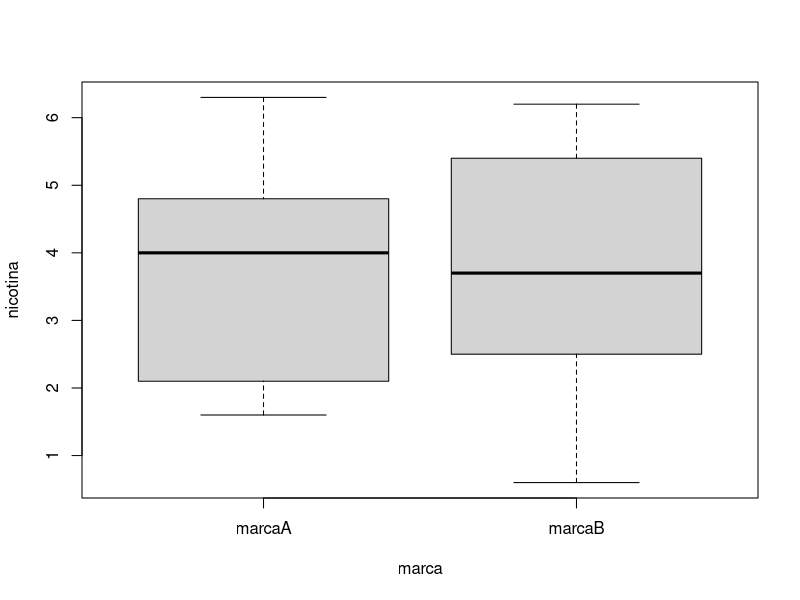

Generate this figure with R:
library(tidyr)
library(tidyverse)
marcaA<-c(2.1,4.0,6.3,5.4,4.8,3.7,6.1,3.3)
marcaB<-c(4.1,0.6,3.1,2.5,4.0,6.2,1.6,2.2,1.9,5.4)

marcas <- data.frame(marca = rep(c("marcaA","marcaB")), nicotina = c(marcaA,marcaB) )
marcas

boxplot(nicotina ~ marca, data = marcas)
wilcox.test(marcaA,marcaB,alternative = "two.sided",correct = FALSE)
